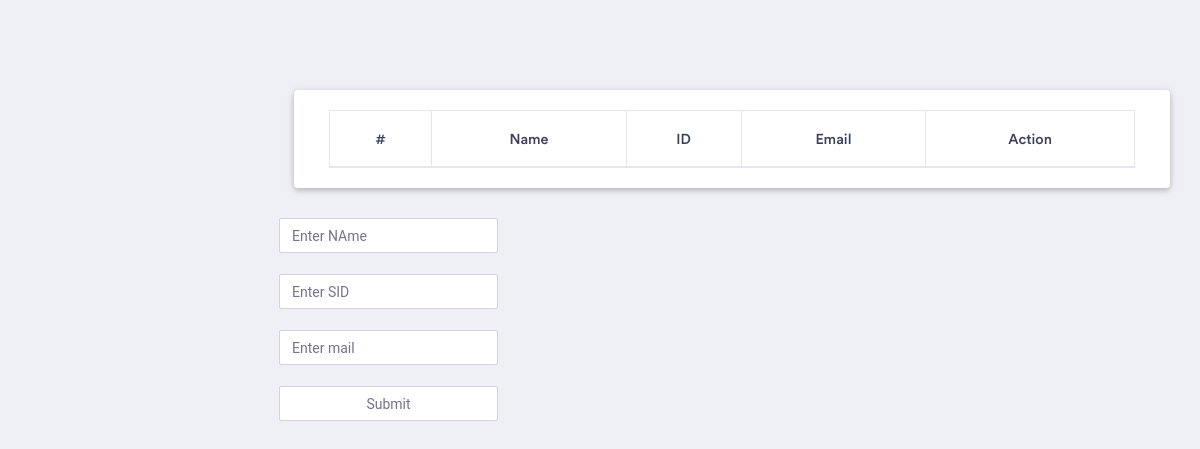
Before: /pro/ with the older database file.
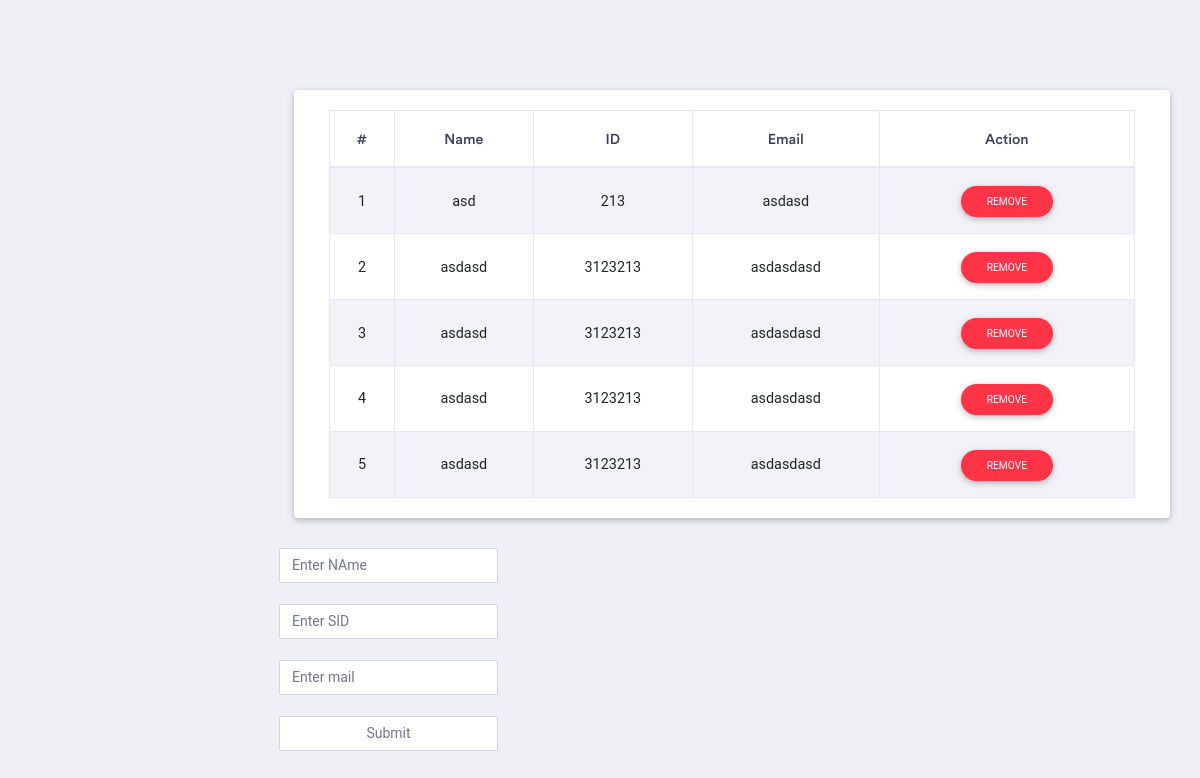
After: the same page with the newer database file.
### PRO_app/models.py (models this page shows)
class Student(models.Model):
   name = models.CharField(max_length=100, default="")
   student_ID = models.IntegerField(default=0)
   email_address = models.CharField(max_length=500, default="")
   def __str__(self):
      return self.name

### PRO_app/views.py (the view)
# urls.py: path('',views.show,name='bdpro'),
def show(request):
    s = Student.objects.all()
    print(s)
    context = {'student': s}
    return render(request, 'bdpro.html',context)

### templates/bdpro.html (shortened to what this page needs)
<!doctype html>
<html lang="en">
<head>
    <link rel="stylesheet" href="/static/assets/vendor/bootstrap/css/bootstrap.min.css">
    <link href="/static/assets/vendor/fonts/circular-std/style.css" rel="stylesheet">
    <link rel="stylesheet" href="/static/assets/libs/css/style.css">
    <link rel="stylesheet" href="/static/assets/vendor/fonts/fontawesome/css/fontawesome-all.css">
    <link rel="stylesheet" href="/static/assets/vendor/charts/chartist-bundle/chartist.css">
    <link rel="stylesheet" href="/static/assets/vendor/charts/morris-bundle/morris.css">
    <link rel="stylesheet" href="/static/assets/vendor/fonts/material-design-iconic-font/css/materialdesignicons.min.css">
    <link rel="stylesheet" href="/static/assets/vendor/charts/c3charts/c3.css">
    <link rel="stylesheet" href="/static/assets/vendor/fonts/flag-icon-css/flag-icon.min.css">
    <link rel="stylesheet" href="/static/assets/libs/css/mdb.min.css" >
    <link rel="stylesheet" href="/static/assets/libs/css/animate-3.7.0.css">
    <link rel="stylesheet" href="/static/assets/libs/css/owl-carousel.min.css">
    <link rel="stylesheet" href="/static/assets/libs/css/mdb.min.css">
    <link rel="stylesheet" href="/static/assets/libs/css/all.css">
</head>
<body>
    <div class="dashboard-main-wrapper">
        <div class="dashboard-wrapper">
            <div class="dashboard-ecommerce">
                <div class="container-fluid dashboard-content ">
            <section class="contact-section area-padding">
                <div class="container card">
                  <div class="card-body" >
                    <div id="table" class="table-editable">
                      <table class="table table-bordered table-responsive-md table-striped text-center">
                        <thead>
                          <tr>
                            <th class="text-center" color="black">#</th>
                            <th class="text-center" color="black">Name </th>
                            <th class="text-center" color="black">ID</th>
                              <th class="text-center" color="black">Email</th>
                            <th class="text-center" color="black">Action</th>
                          </tr>
                        </thead>
                        <tbody>
                         {% for val in student%}
                             <tr>
                                <td class="pt-3-half"  color="black">{{ val.pk }}</td>
                                <td class="pt-3-half"  color="black">{{ val.name }}</td>
                                <td class="pt-3-half"  color="black">{{ val.student_ID }}</td>
                                  <td class="pt-3-half"  color="black">{{ val.email_address }}</td>
                                <td>
                                  <span class="table-remove">
                                    <button type="button" class="btn btn-danger btn-rounded btn-sm my-0">Remove</button>
                                  </span>
                                </td>
                              </tr>
                        {% endfor %}
                        </tbody>
                      </table>
                    </div>
                  </div>
                </div>
            </section>
                <div class="row">
                            <div class="page-header">
                                <form action="{% url 'addd'%}" method="post">
                                        <input class="form-control" type="text" name="NAME" placeholder="Enter NAme"><br>
                                        <input class="form-control" type="number" name="SID" placeholder="Enter SID"><br>
                                        <input class="form-control" type="text" name="EMAIL" placeholder="Enter mail"><br>
                                        <input class="form-control" type="submit"  value="Submit"><br>
                                </form>
                            </div>
                        </div>
        </div>
    </div>
        </div>
    </div>
</body>
</html>

Changed rows visible on the page:
added Student: pk "1", name "asd", student_ID "213", email_address "asdasd"
added Student: pk "2", name "asdasd", student_ID "3123213", email_address "asdasdasd"
added Student: pk "3", name "asdasd", student_ID "3123213", email_address "asdasdasd"
added Student: pk "4", name "asdasd", student_ID "3123213", email_address "asdasdasd"
added Student: pk "5", name "asdasd", student_ID "3123213", email_address "asdasdasd"
